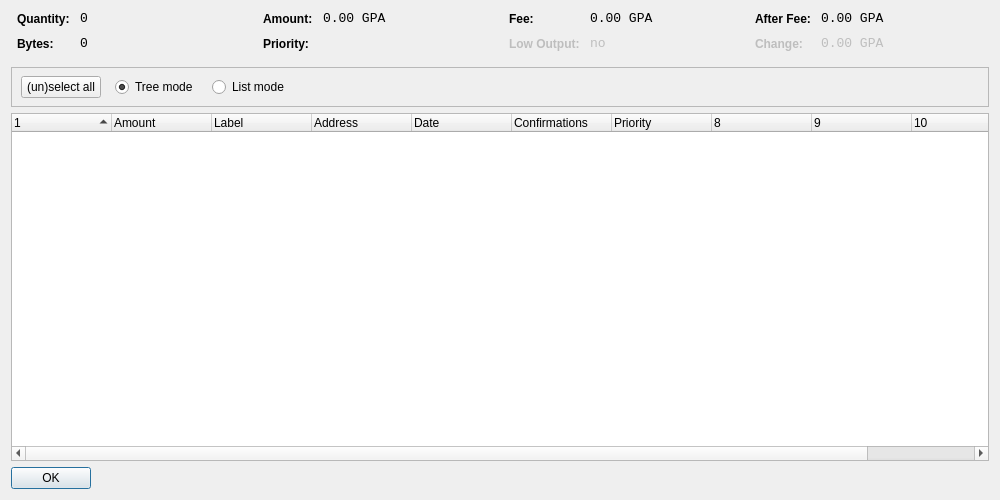
<?xml version="1.0" encoding="UTF-8"?>
<ui version="4.0">
 <class>CoinControlDialog</class>
 <widget class="QDialog" name="CoinControlDialog">
  <property name="geometry">
   <rect>
    <x>0</x>
    <y>0</y>
    <width>1000</width>
    <height>500</height>
   </rect>
  </property>
  <property name="windowTitle">
   <string>Coin Control</string>
  </property>
  <layout class="QVBoxLayout" name="verticalLayout">
   <item>
    <layout class="QHBoxLayout" name="horizontalLayoutTop" stretch="0,0,0,0">
     <property name="topMargin">
      <number>0</number>
     </property>
     <property name="bottomMargin">
      <number>10</number>
     </property>
     <item>
      <layout class="QFormLayout" name="formLayoutCoinControl1">
       <property name="horizontalSpacing">
        <number>10</number>
       </property>
       <property name="verticalSpacing">
        <number>10</number>
       </property>
       <property name="leftMargin">
        <number>6</number>
       </property>
       <property name="rightMargin">
        <number>6</number>
       </property>
       <item row="0" column="0">
        <widget class="QLabel" name="labelCoinControlQuantityText">
         <property name="styleSheet">
          <string notr="true">font-weight:bold;</string>
         </property>
         <property name="text">
          <string>Quantity:</string>
         </property>
        </widget>
       </item>
       <item row="0" column="1">
        <widget class="QLabel" name="labelCoinControlQuantity">
         <property name="font">
          <font>
           <family>Monospace</family>
           <pointsize>10</pointsize>
          </font>
         </property>
         <property name="cursor">
          <cursorShape>IBeamCursor</cursorShape>
         </property>
         <property name="contextMenuPolicy">
          <enum>Qt::ActionsContextMenu</enum>
         </property>
         <property name="text">
          <string notr="true">0</string>
         </property>
         <property name="textInteractionFlags">
          <set>Qt::LinksAccessibleByMouse|Qt::TextSelectableByKeyboard|Qt::TextSelectableByMouse</set>
         </property>
        </widget>
       </item>
       <item row="1" column="0">
        <widget class="QLabel" name="labelCoinControlBytesText">
         <property name="styleSheet">
          <string notr="true">font-weight:bold;</string>
         </property>
         <property name="text">
          <string>Bytes:</string>
         </property>
        </widget>
       </item>
       <item row="1" column="1">
        <widget class="QLabel" name="labelCoinControlBytes">
         <property name="font">
          <font>
           <family>Monospace</family>
           <pointsize>10</pointsize>
          </font>
         </property>
         <property name="cursor">
          <cursorShape>IBeamCursor</cursorShape>
         </property>
         <property name="contextMenuPolicy">
          <enum>Qt::ActionsContextMenu</enum>
         </property>
         <property name="text">
          <string notr="true">0</string>
         </property>
         <property name="textInteractionFlags">
          <set>Qt::LinksAccessibleByMouse|Qt::TextSelectableByKeyboard|Qt::TextSelectableByMouse</set>
         </property>
        </widget>
       </item>
      </layout>
     </item>
     <item>
      <layout class="QFormLayout" name="formLayoutCoinControl2">
       <property name="horizontalSpacing">
        <number>10</number>
       </property>
       <property name="verticalSpacing">
        <number>10</number>
       </property>
       <property name="leftMargin">
        <number>6</number>
       </property>
       <property name="rightMargin">
        <number>6</number>
       </property>
       <item row="0" column="0">
        <widget class="QLabel" name="labelCoinControlAmountText">
         <property name="styleSheet">
          <string notr="true">font-weight:bold;</string>
         </property>
         <property name="text">
          <string>Amount:</string>
         </property>
        </widget>
       </item>
       <item row="0" column="1">
        <widget class="QLabel" name="labelCoinControlAmount">
         <property name="font">
          <font>
           <family>Monospace</family>
           <pointsize>10</pointsize>
          </font>
         </property>
         <property name="cursor">
          <cursorShape>IBeamCursor</cursorShape>
         </property>
         <property name="contextMenuPolicy">
          <enum>Qt::ActionsContextMenu</enum>
         </property>
         <property name="text">
          <string notr="true">0.00 GPA</string>
         </property>
         <property name="textInteractionFlags">
          <set>Qt::LinksAccessibleByMouse|Qt::TextSelectableByKeyboard|Qt::TextSelectableByMouse</set>
         </property>
        </widget>
       </item>
       <item row="1" column="0">
        <widget class="QLabel" name="labelCoinControlPriorityText">
         <property name="styleSheet">
          <string notr="true">font-weight:bold;</string>
         </property>
         <property name="text">
          <string>Priority:</string>
         </property>
        </widget>
       </item>
       <item row="1" column="1">
        <widget class="QLabel" name="labelCoinControlPriority">
         <property name="font">
          <font>
           <family>Monospace</family>
           <pointsize>10</pointsize>
          </font>
         </property>
         <property name="cursor">
          <cursorShape>IBeamCursor</cursorShape>
         </property>
         <property name="contextMenuPolicy">
          <enum>Qt::ActionsContextMenu</enum>
         </property>
         <property name="text">
          <string/>
         </property>
         <property name="textInteractionFlags">
          <set>Qt::LinksAccessibleByMouse|Qt::TextSelectableByKeyboard|Qt::TextSelectableByMouse</set>
         </property>
        </widget>
       </item>
      </layout>
     </item>
     <item>
      <layout class="QFormLayout" name="formLayoutCoinControl3">
       <property name="horizontalSpacing">
        <number>10</number>
       </property>
       <property name="verticalSpacing">
        <number>10</number>
       </property>
       <property name="leftMargin">
        <number>6</number>
       </property>
       <property name="rightMargin">
        <number>6</number>
       </property>
       <item row="0" column="0">
        <widget class="QLabel" name="labelCoinControlFeeText">
         <property name="styleSheet">
          <string notr="true">font-weight:bold;</string>
         </property>
         <property name="text">
          <string>Fee:</string>
         </property>
        </widget>
       </item>
       <item row="0" column="1">
        <widget class="QLabel" name="labelCoinControlFee">
         <property name="font">
          <font>
           <family>Monospace</family>
           <pointsize>10</pointsize>
          </font>
         </property>
         <property name="cursor">
          <cursorShape>IBeamCursor</cursorShape>
         </property>
         <property name="contextMenuPolicy">
          <enum>Qt::ActionsContextMenu</enum>
         </property>
         <property name="text">
          <string notr="true">0.00 GPA</string>
         </property>
         <property name="textInteractionFlags">
          <set>Qt::LinksAccessibleByMouse|Qt::TextSelectableByKeyboard|Qt::TextSelectableByMouse</set>
         </property>
        </widget>
       </item>
       <item row="1" column="0">
        <widget class="QLabel" name="labelCoinControlLowOutputText">
         <property name="enabled">
          <bool>false</bool>
         </property>
         <property name="styleSheet">
          <string notr="true">font-weight:bold;</string>
         </property>
         <property name="text">
          <string>Low Output:</string>
         </property>
        </widget>
       </item>
       <item row="1" column="1">
        <widget class="QLabel" name="labelCoinControlLowOutput">
         <property name="enabled">
          <bool>false</bool>
         </property>
         <property name="font">
          <font>
           <family>Monospace</family>
           <pointsize>10</pointsize>
          </font>
         </property>
         <property name="cursor">
          <cursorShape>IBeamCursor</cursorShape>
         </property>
         <property name="contextMenuPolicy">
          <enum>Qt::ActionsContextMenu</enum>
         </property>
         <property name="text">
          <string notr="true">no</string>
         </property>
         <property name="textInteractionFlags">
          <set>Qt::LinksAccessibleByMouse|Qt::TextSelectableByKeyboard|Qt::TextSelectableByMouse</set>
         </property>
        </widget>
       </item>
      </layout>
     </item>
     <item>
      <layout class="QFormLayout" name="formLayoutCoinControl4">
       <property name="horizontalSpacing">
        <number>10</number>
       </property>
       <property name="verticalSpacing">
        <number>10</number>
       </property>
       <property name="leftMargin">
        <number>6</number>
       </property>
       <property name="rightMargin">
        <number>6</number>
       </property>
       <item row="0" column="0">
        <widget class="QLabel" name="labelCoinControlAfterFeeText">
         <property name="styleSheet">
          <string notr="true">font-weight:bold;</string>
         </property>
         <property name="text">
          <string>After Fee:</string>
         </property>
        </widget>
       </item>
       <item row="0" column="1">
        <widget class="QLabel" name="labelCoinControlAfterFee">
         <property name="font">
          <font>
           <family>Monospace</family>
           <pointsize>10</pointsize>
          </font>
         </property>
         <property name="cursor">
          <cursorShape>IBeamCursor</cursorShape>
         </property>
         <property name="contextMenuPolicy">
          <enum>Qt::ActionsContextMenu</enum>
         </property>
         <property name="text">
          <string notr="true">0.00 GPA</string>
         </property>
         <property name="textInteractionFlags">
          <set>Qt::LinksAccessibleByMouse|Qt::TextSelectableByKeyboard|Qt::TextSelectableByMouse</set>
         </property>
        </widget>
       </item>
       <item row="1" column="0">
        <widget class="QLabel" name="labelCoinControlChangeText">
         <property name="enabled">
          <bool>false</bool>
         </property>
         <property name="styleSheet">
          <string notr="true">font-weight:bold;</string>
         </property>
         <property name="text">
          <string>Change:</string>
         </property>
        </widget>
       </item>
       <item row="1" column="1">
        <widget class="QLabel" name="labelCoinControlChange">
         <property name="enabled">
          <bool>false</bool>
         </property>
         <property name="font">
          <font>
           <family>Monospace</family>
           <pointsize>10</pointsize>
          </font>
         </property>
         <property name="cursor">
          <cursorShape>IBeamCursor</cursorShape>
         </property>
         <property name="contextMenuPolicy">
          <enum>Qt::ActionsContextMenu</enum>
         </property>
         <property name="text">
          <string notr="true">0.00 GPA</string>
         </property>
         <property name="textInteractionFlags">
          <set>Qt::LinksAccessibleByMouse|Qt::TextSelectableByKeyboard|Qt::TextSelectableByMouse</set>
         </property>
        </widget>
       </item>
      </layout>
     </item>
    </layout>
   </item>
   <item>
    <widget class="QFrame" name="frame">
     <property name="minimumSize">
      <size>
       <width>0</width>
       <height>40</height>
      </size>
     </property>
     <property name="frameShape">
      <enum>QFrame::StyledPanel</enum>
     </property>
     <property name="frameShadow">
      <enum>QFrame::Sunken</enum>
     </property>
     <widget class="QWidget" name="horizontalLayoutWidget">
      <property name="geometry">
       <rect>
        <x>10</x>
        <y>0</y>
        <width>781</width>
        <height>41</height>
       </rect>
      </property>
      <layout class="QHBoxLayout" name="horizontalLayoutPanel" stretch="0,0,0,0,0">
       <property name="spacing">
        <number>14</number>
       </property>
       <item>
        <widget class="QPushButton" name="pushButtonSelectAll">
         <property name="sizePolicy">
          <sizepolicy hsizetype="Maximum" vsizetype="Fixed">
           <horstretch>0</horstretch>
           <verstretch>0</verstretch>
          </sizepolicy>
         </property>
         <property name="text">
          <string>(un)select all</string>
         </property>
        </widget>
       </item>
       <item>
        <widget class="QRadioButton" name="radioTreeMode">
         <property name="sizePolicy">
          <sizepolicy hsizetype="Maximum" vsizetype="Fixed">
           <horstretch>0</horstretch>
           <verstretch>0</verstretch>
          </sizepolicy>
         </property>
         <property name="text">
          <string>Tree mode</string>
         </property>
         <property name="checked">
          <bool>true</bool>
         </property>
        </widget>
       </item>
       <item>
        <widget class="QRadioButton" name="radioListMode">
         <property name="sizePolicy">
          <sizepolicy hsizetype="Maximum" vsizetype="Fixed">
           <horstretch>0</horstretch>
           <verstretch>0</verstretch>
          </sizepolicy>
         </property>
         <property name="text">
          <string>List mode</string>
         </property>
        </widget>
       </item>
       <item>
        <spacer name="horizontalSpacer">
         <property name="orientation">
          <enum>Qt::Horizontal</enum>
         </property>
         <property name="sizeHint" stdset="0">
          <size>
           <width>40</width>
           <height>20</height>
          </size>
         </property>
        </spacer>
       </item>
      </layout>
     </widget>
    </widget>
   </item>
   <item>
    <widget class="CoinControlTreeWidget" name="treeWidget">
     <property name="contextMenuPolicy">
      <enum>Qt::CustomContextMenu</enum>
     </property>
     <property name="sortingEnabled">
      <bool>false</bool>
     </property>
     <property name="columnCount">
      <number>11</number>
     </property>
     <attribute name="headerShowSortIndicator" stdset="0">
      <bool>true</bool>
     </attribute>
     <attribute name="headerStretchLastSection">
      <bool>false</bool>
     </attribute>
     <column>
      <property name="text">
       <string/>
      </property>
     </column>
     <column>
      <property name="text">
       <string>Amount</string>
      </property>
     </column>
     <column>
      <property name="text">
       <string>Label</string>
      </property>
     </column>
     <column>
      <property name="text">
       <string>Address</string>
      </property>
     </column>
     <column>
      <property name="text">
       <string>Date</string>
      </property>
     </column>
     <column>
      <property name="text">
       <string>Confirmations</string>
      </property>
      <property name="toolTip">
       <string>Confirmed</string>
      </property>
     </column>
     <column>
      <property name="text">
       <string>Priority</string>
      </property>
     </column>
     <column>
      <property name="text">
       <string/>
      </property>
     </column>
     <column>
      <property name="text">
       <string/>
      </property>
     </column>
     <column>
      <property name="text">
       <string/>
      </property>
     </column>
     <column>
      <property name="text">
       <string/>
      </property>
     </column>
    </widget>
   </item>
   <item>
    <widget class="QDialogButtonBox" name="buttonBox">
     <property name="sizePolicy">
      <sizepolicy hsizetype="Maximum" vsizetype="Fixed">
       <horstretch>0</horstretch>
       <verstretch>0</verstretch>
      </sizepolicy>
     </property>
     <property name="orientation">
      <enum>Qt::Horizontal</enum>
     </property>
     <property name="standardButtons">
      <set>QDialogButtonBox::Ok</set>
     </property>
    </widget>
   </item>
  </layout>
 </widget>
 <customwidgets>
  <customwidget>
   <class>CoinControlTreeWidget</class>
   <extends>QTreeWidget</extends>
   <header>coincontroltreewidget.h</header>
  </customwidget>
 </customwidgets>
 <resources/>
 <connections/>
</ui>
